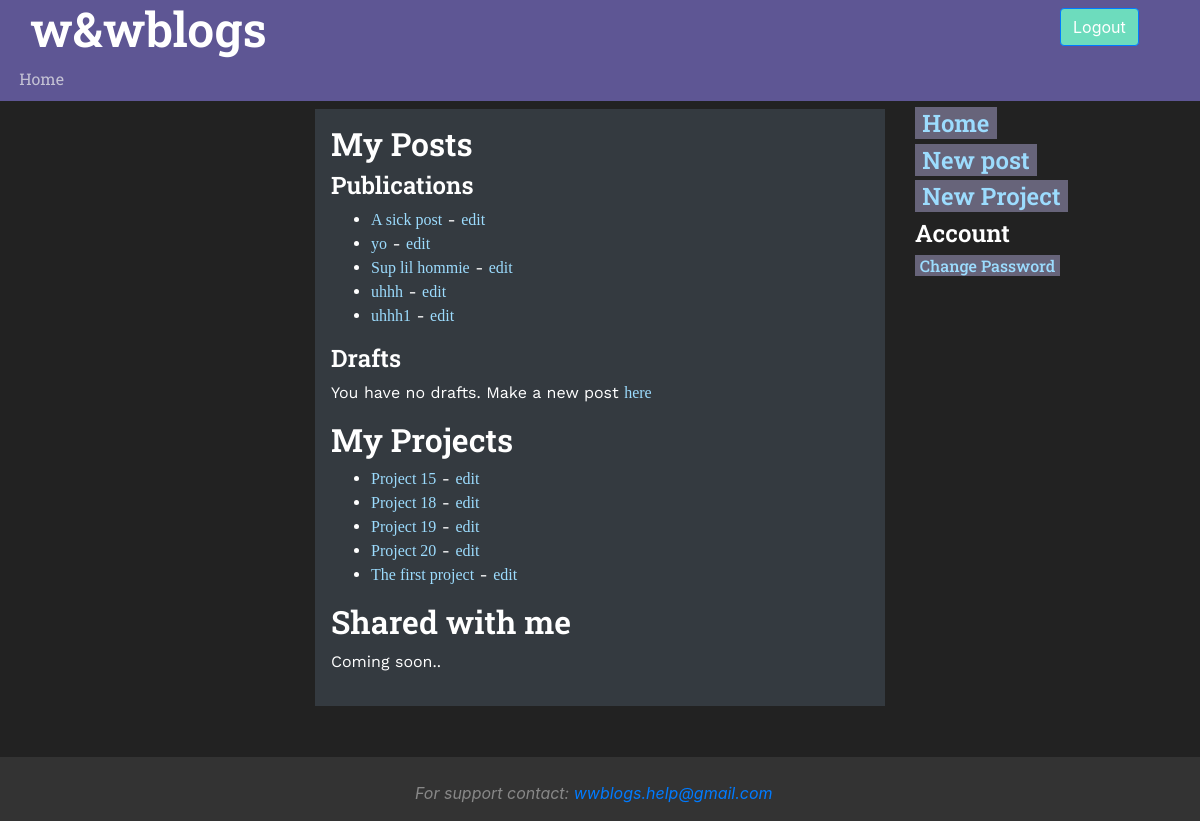
/me/ (signed in), run on an earlier commit of the app's database.
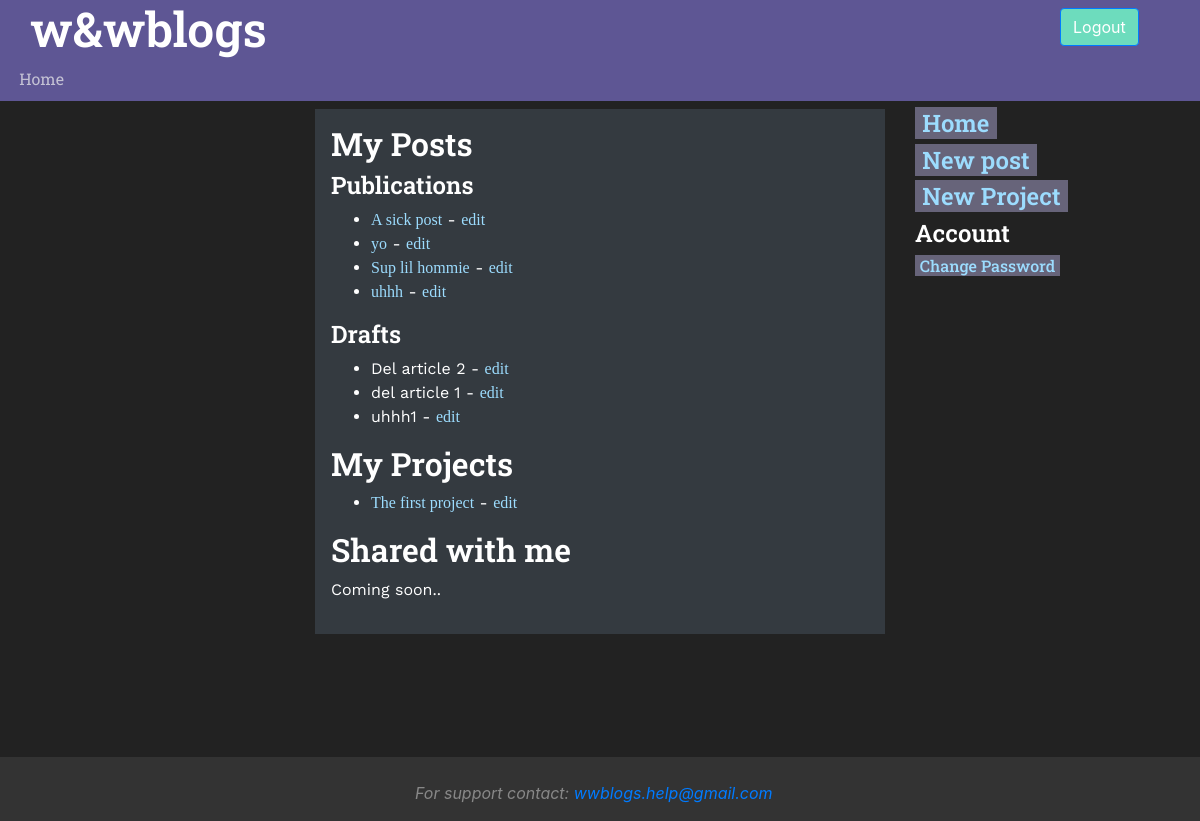
And on a later commit of the database.
### wwapp/models.py (models this page shows, shortened)
class Article(models.Model):
    article_id = models.AutoField(primary_key=True)
    article_title = models.CharField(max_length=45)
    pub_date = models.DateTimeField(blank=True, null=True)
    author = models.ForeignKey(User, on_delete=models.PROTECT)
    published = models.BooleanField(default=False)
    creation_date = models.DateTimeField(auto_now_add=True)
    article_parent = models.ForeignKey("Article", on_delete=models.SET_NULL, null=True, blank=True)
    """
    # populate with -  default=timezone.now - from django.utils.timezone.now()
    # edit_date = models.DateField(auto_now=True)
    # can be used instead auto_now_add = True,
    """
    class Meta:
        indexes = [
            models.Index(fields=['article_title']),
            models.Index(fields=['author']),
        ]

class Category(models.Model):
    category_id = models.AutoField(primary_key=True)
    category_name = models.CharField(unique=True, max_length=45)
    category_creator = models.ForeignKey(User, on_delete=models.PROTECT)
    category_description = models.CharField(null=True, max_length=300)
    class CategoryType(models.TextChoices):
        PROJECT = 'PROJECT', _('Project')
        TOPIC = 'TOPIC', _('Topic')
        SUBTOPIC = 'SUBTOPIC', _('SubTopic')
    category_type = models.CharField(max_length=45, choices=CategoryType.choices, default=CategoryType.PROJECT)
    class Meta:
        verbose_name_plural = 'Categories'
        indexes = [
            models.Index(fields=['category_name']),
        ]

### wwapp/views.py (the view)
# urls.py: path('me/', views.manage_own_content, name='manage_own_content'),
@login_required
def manage_own_content(request):
    drafted_articles = ArticleHandler.get_user_drafted_articles(request.user)
    published_articles = ArticleHandler.get_user_published_articles(request.user)
    values = {
        "drafted_articles": drafted_articles,
        "published_articles": published_articles,
        "user": request.user,
        "user_projects": CategoryHandler.get_user_projects(request.user),
    }
    return render(request, 'wwapp/manage_user_content.html', values)

### wwapp/handlers.py (called while the page is built)
    @staticmethod
    def get_user_projects(user: User) -> [Category]:
        try:
            return Category.objects.filter(category_creator_id=user.id,
                                           category_type=Category.CategoryType.PROJECT).order_by('category_name')
        except exceptions.EmptyResultSet:
            return []

    @staticmethod
    def get_user_published_articles(user: User):
        try:
            return Article.objects.filter(author_id=user.id, published=True).order_by('-pub_date')
        except exceptions.EmptyResultSet:
            return None

    @staticmethod
    def get_user_drafted_articles(user: User):
        try:
            return Article.objects.filter(author_id=user.id, published=False).order_by('-creation_date')
        except exceptions.EmptyResultSet:
            return None

### wwapp/templates/wwapp/manage_user_content.html (shortened to what this page needs)
{% extends 'wwapp/base.html' %}
{% block right_nav %}
    {% if request.user.is_authenticated %}
        <h4><a href="{% url 'wwapp:index' %}">Home</a></h4>
        <h4><a href="{% url 'wwapp:new_article' %}">New post</a></h4>
        <h4><a href="{% url 'wwapp:new_project' %}">New Project</a></h4>
        <h4>Account</h4>
        <h6><a href="{% url 'account:change_password' %}">Change Password</a></h6>
    {% endif %}
{% endblock %}
{% block content %}
    {% if request.user.is_authenticated %}
        <h3>My Posts</h3>
    {% endif %}
    <h4>Publications</h4>
    {% if published_articles %}
        <ul title="publications_list">
            {% for article in published_articles %}
                <li>
                    <a href="{% url 'wwapp:open_article' article.article_id %}">{{ article.article_title }}</a>
                     - <a href="{% url 'wwapp:edit_article' article.article_id %}">edit</a>
                </li>
            {% endfor %}
        </ul>
    {% else %}
        <p><i>You have no published posts.<br>Publish one of your drafts or make new post <a href="{% url 'wwapp:new_article' %}">here</a></i></p>
    {% endif %}
    <h4>Drafts</h4>
    {% if drafted_articles %}
        <ul title="drafts_list">
            {% for article in drafted_articles %}
                <li>
                    {{ article.article_title }}
                    - <a href="{% url 'wwapp:edit_article' article.article_id %}">edit</a>
                </li>
            {% endfor %}
        </ul>
    {% else %}
        <p>You have no drafts. Make a new post <a href="{% url 'wwapp:new_article' %}">here</a></p>
    {% endif %}
    <h3>My Projects</h3>
    {% if user_projects %}
        <ul title="drafts_list">
            {% for project in user_projects %}
                <li>
                    <a href="{% url 'wwapp:open_category' project.category_id %}">{{ project.category_name }}</a>
                     - <a href="{% url 'wwapp:edit_category' project.category_id %}">edit</a>
                </li>
            {% endfor %}
        </ul>
    {% else %}
        <p>You have no projects yet. Start a new project <a href="{% url 'wwapp:new_project' %}">here</a></p>
    {% endif %}
    <h3>Shared with me</h3>
    <p>Coming soon..</p>
{% endblock %}

### wwapp/templates/wwapp/base.html (shortened to what this page needs)
<!DOCTYPE html>
<html lang="en">
<head>
    {% load static %}
    <link rel="stylesheet" href="https://stackpath.bootstrapcdn.com/bootstrap/4.3.1/css/bootstrap.min.css"
>
    <link rel="stylesheet" href="https://cdn.jsdelivr.net/npm/bootstrap-icons@1.4.0/font/bootstrap-icons.css">
    <link rel="stylesheet" type="text/css" href="{% static 'wwapp/css/fonts.css' %}">
    <link rel="stylesheet" type="text/css" href="{% static 'wwapp/css/style.css' %}">
</head>
<body class="container-fluid h-100">
<div class="row max-width pb-2" id="banner_container">
    <div class="banner col-12  pb-2" id="banner">
        <div class="row col-12">
            <div class="banner__title col-11">
                <div class="mx-auto">
                    <h1>w&amp;wblogs</h1>
                </div>
            </div>
            {% if request.user.is_authenticated %}
                <button class="btn btn-primary h-100 mt-2" id="logout-btn"
                        onclick="location.href = '{% url 'account:logout' %}'">Logout
                </button>
            {% else %}
                <button class="btn btn-primary h-100 mt-2" id="login-btn"
                        onclick="location.href = '{% url 'account:login' %}'">Login
                </button>
            {% endif %}
        </div>
        <div class="row banner__nav">
            <a href="{% url 'wwapp:index' %}" class="ml-3">Home</a>
        </div>
    </div>
</div>
<div class="row max-width h-100 content-row">
    <div class="nav col-3">
    </div>
    <div class="content_container col-6" , id="content_container" >
        <div class="content p-3 mb-2 bg-dark text-whit">
            {% block content %}
            {% endblock %}
        </div>
    </div>
    <div class="right-nav col-3">
        {% block right_nav %}{% endblock %}
    </div>
</div>
<footer class="footer row max-width h-100">
    <div class="col-4"></div>
    <div class="container col-4 mt-4">
        <i>For support contact:<a href="mailto:someone@yoursite.com"> wwblogs.help@gmail.com</a></i>
    </div>
    <div class="col-4"></div>
</footer>
</body>
</html>

### static/wwapp/css/style.css (style rules this page uses)
.banner { background: #5E5694; min-height: 10vh; }
#logout-btn { background: #6DDCBD; }
#login-btn, #logout-btn { background: #6DDCBD; }
body { min-height: 100vh; background: #222222; color: white; font-style: normal; }
footer { background: #333333; color: #888888; margin-top: 1vh; min-height: 8vh; }
.content-row { min-height: 80vh; }
.content { background-color: #343A40; font-family: 'WorkSans', serif; }
html { font-size: 100%; }
h1, h2, h3, h4, h5, h6 { font-family: RobotoSlab, sans-serif; }
h1 { font-size: 3rem; }
h3 { font-size: 2rem; }
h4 { font-size: 1.5rem; }
p { font-size: 1em; }
h1, h2 { font-weight: 600; }
h3, h4 { font-weight: 600; }
.banner a:link { color: #c4c2d4; padding: .1em .2em; font-family: RobotoSlab, serif; }
.content a:link { font-weight: 500; color: #9CDCFE; }
.right-nav a:link { background-color: #67647a; padding-left: .3em; padding-right: .3em; color: #9CDCFE; }

What changed in the data, as far as the page shows it:
removed Category: category_name "Project 15"
removed Category: category_name "Project 18"
removed Category: category_name "Project 19"
removed Category: category_name "Project 20"
added Article: article_title "Del article 2", shown under "Drafts"
added Article: article_title "del article 1", shown under "Drafts"
changed Article "uhhh1": moves from the list under "Publications" to the list under "Drafts"
Also different on the page:
text no longer shown: "You have no drafts. Make a new post here"
